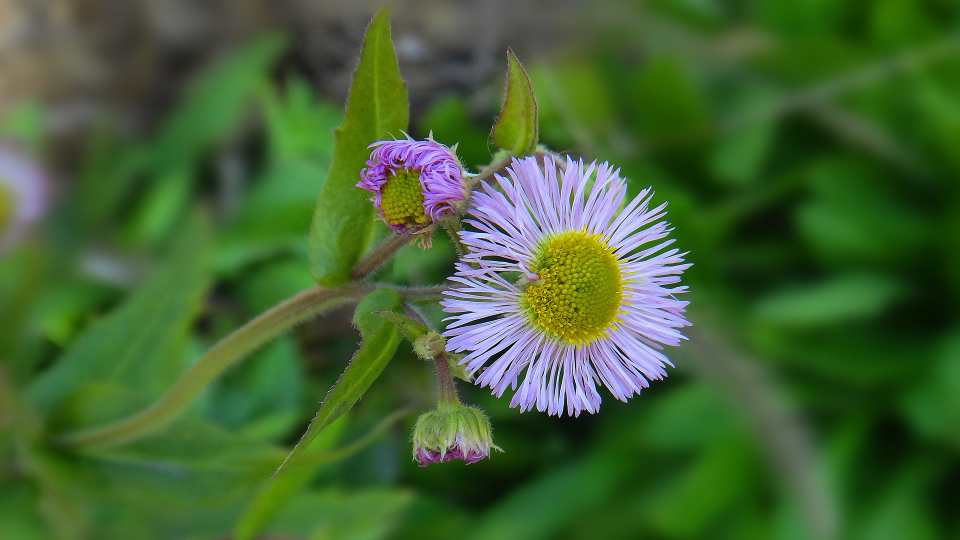
#> input picture exercise0007/projects/exercise0005/input/1489465403950.jpg, 1920 x 1080 px (shown at 1/2 size); its folder holds 4 pictures in this run
$ python convert_images.py
#> lines starting #> are read from the running program, lines starting #| are printed output that depends on the picture
# coding: utf-8
# **第 0005 题：**你有一个目录，装了很多照片，把它们的尺寸变成都不大于 iPhone5 分辨率的大小。
import glob
import os
from PIL import Image


def convert_images(input_folder, output_folder, size):
#> called with input_folder = 'input', output_folder = 'output'
    url = os.path.join(input_folder+"/*.jpg")
    images = glob.glob(str(url))
    for image in images:
        file_name, ext_name = os.path.splitext(image)
        file_name2 = os.path.split(file_name)
        im = Image.open(image)
#> im is the input picture: PIL image 1920x1080 RGB; mean R, G, B 67.8, 99, 51.9
        im.thumbnail(size)
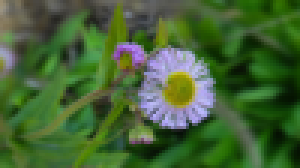
#> im: PIL image 100x56 RGB (shown 3 times larger); mean R, G, B 67.7, 99, 51.9
        if not os.path.isdir(output_folder):
            os.mkdir(output_folder)
        im.save(output_folder+r"/"+file_name2[1]+ext_name)
#> pass 2 of the loop in convert_images, `for image in images:`:
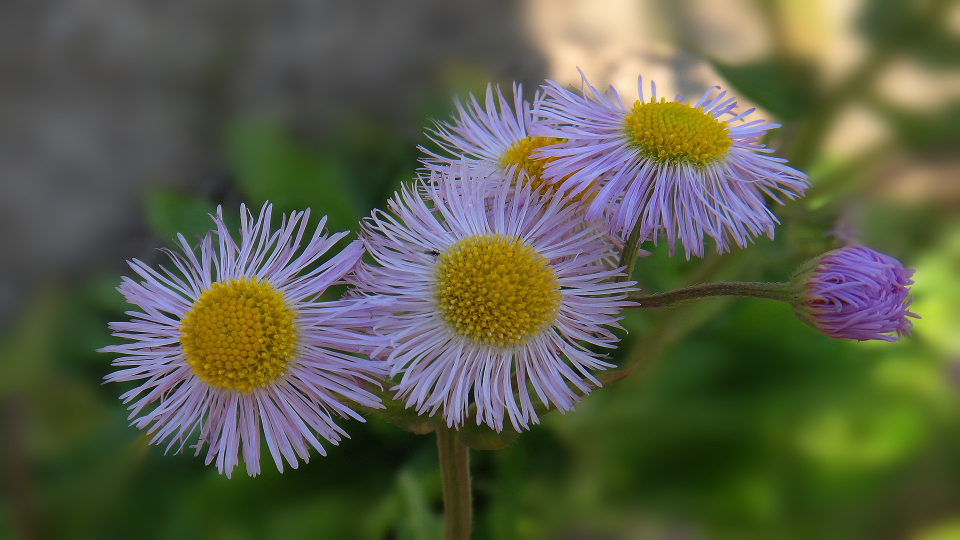
#> input picture exercise0007/projects/exercise0005/input/1489465408766.jpg, 1920 x 1080 px (shown at 1/2 size)
#> in convert_images, im is the input picture: PIL image 1920x1080 RGB; mean R, G, B 91, 94.4, 73
#> in convert_images, `im.thumbnail(size)`:
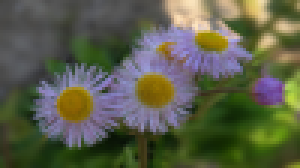
#> im: PIL image 100x56 RGB (shown 3 times larger); mean R, G, B 90.9, 94.3, 73
#> pass 3 of the loop in convert_images, `for image in images:`:
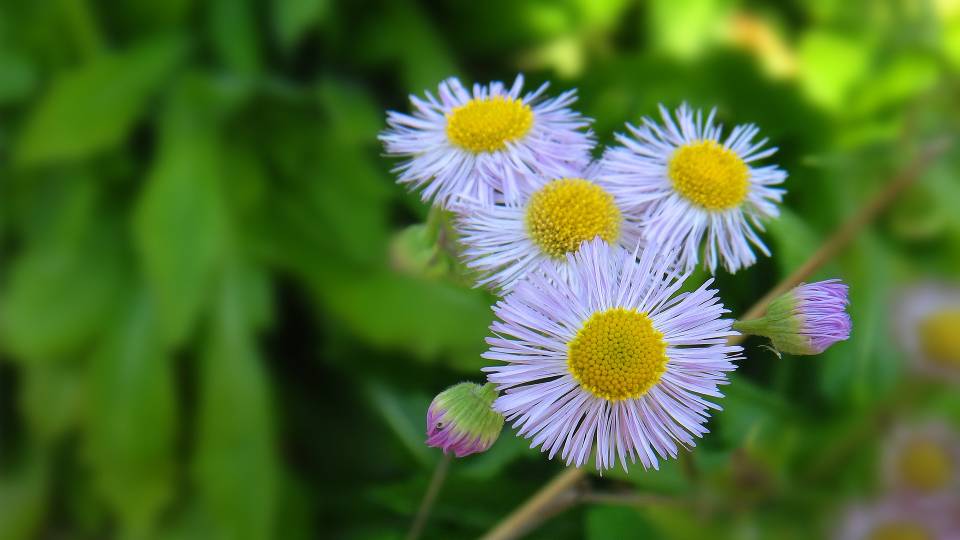
#> input picture exercise0007/projects/exercise0005/input/1489465420589.jpg, 1920 x 1080 px (shown at 1/2 size)
#> in convert_images, im is the input picture: PIL image 1920x1080 RGB; mean R, G, B 79.9, 110.2, 50.9
#> in convert_images, `im.thumbnail(size)`:
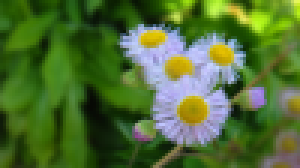
#> im: PIL image 100x56 RGB (shown 3 times larger); mean R, G, B 79.9, 110.2, 51
#> the loop made 4 passes; the first 3 are shown
    print(u"图片转换完成")

if __name__ == '__main__':
    image_size = [100, 300]
#     convert_images(image_size)
    convert_images("input", "output", image_size)
